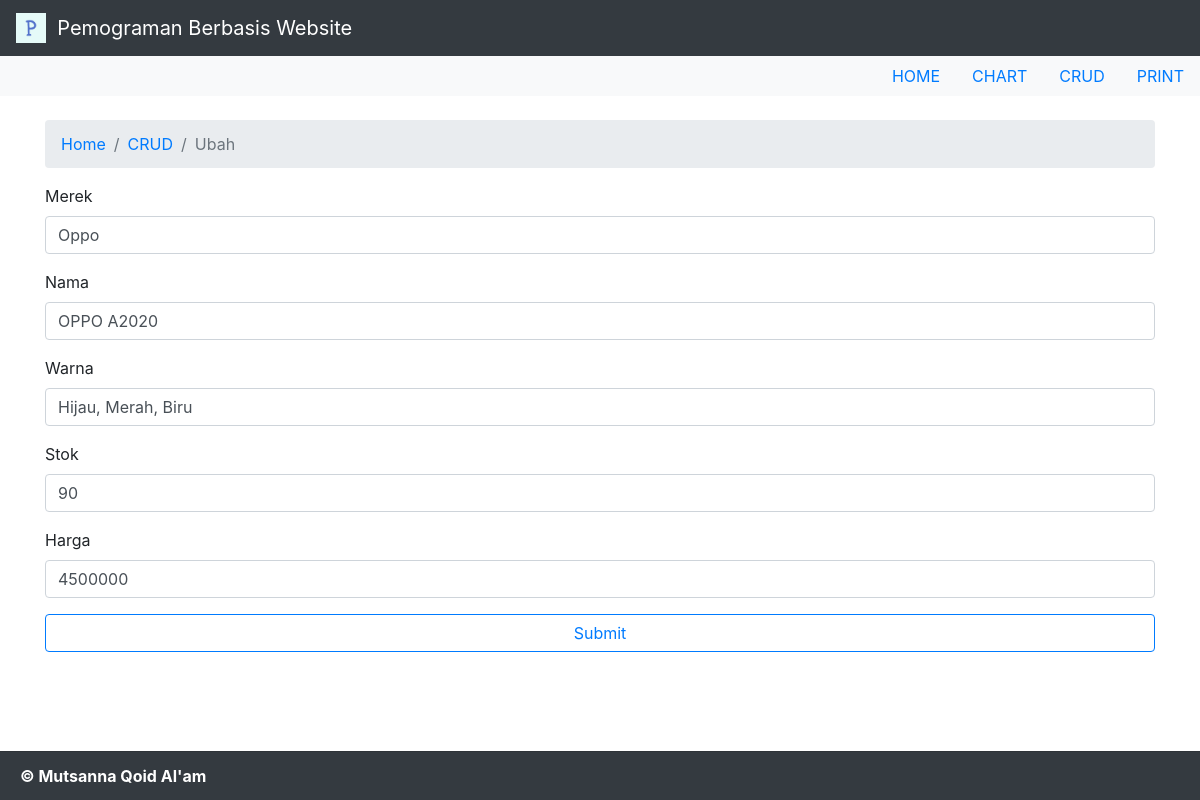
Screenshot of /page/ubah.php?id=3 (signed in) with the database file from the repository.
### tables this page shows
CREATE TABLE `data_hp` (
  `id_hp` int(5) NOT NULL,
  `merek` varchar(20) NOT NULL,
  `nama` varchar(20) NOT NULL,
  `warna` varchar(20) NOT NULL,
  `stok` int(11) NOT NULL,
  `harga` int(15) NOT NULL,
  `foto` blob NOT NULL
);

### page/ubah.php (the view, shortened to what this page needs)
<!DOCTYPE html>
<html>
    <head>
	    <link rel="stylesheet" href="https://stackpath.bootstrapcdn.com/bootstrap/4.4.1/css/bootstrap.min.css">
        <link href="https://stackpath.bootstrapcdn.com/font-awesome/4.7.0/css/font-awesome.min.css" rel="stylesheet">
    </head>
    <body>
    <?php
    $id = $_GET['id'];
    include '../config/config.php';
    $data = mysqli_query($koneksi,"SELECT * from data_hp where id_hp='$id'");
	while($data_hp = mysqli_fetch_array($data)){
    ?>
    <nav class="navbar navbar-dark bg-dark">
        <a class="navbar-brand" href="#">
        <img src="../img/p.png" width="30" height="30" class="d-inline-block align-top" alt="">
            &nbsp;Pemograman Berbasis Website
        </a>
    </nav>
    <ul class="nav justify-content-end bg-light">
        <li class="nav-item">
            <a class="nav-link" href="../index.php">HOME</a>
        </li>
        <li class="nav-item">
            <a class="nav-link" href="chart.php">CHART</a>
        </li>
        <li class="nav-item">
            <a class="nav-link" href="crud.php">CRUD</a>
        </li>
        <li class="nav-item">
            <a class="nav-link" href="cetak.php">PRINT</a>
        </li>
    </ul>
    <br>
    <div class="container">
    <nav aria-label="breadcrumb">
        <ol class="breadcrumb">
            <li class="breadcrumb-item"><a href="../index.php">Home</a></li>
            <li class="breadcrumb-item"><a href="crud.php">CRUD</a></li>
            <li class="breadcrumb-item active" aria-current="page">Ubah</li>
        </ol>
    </nav>
    <form method="post" action="../config/ubah_aksi.php">
        <div class="form-group">
            <label>Merek</label>
            <input class="form-control" name="merek" type="text" value="<?php echo $data_hp['merek']; ?>">
        </div>
        <div class="form-group">
            <label>Nama</label>
            <input class="form-control" name="nama" type="text" value="<?php echo $data_hp['nama']; ?>">
        </div>
        <div class="form-group">
            <label>Warna</label>
            <input class="form-control" name="warna" type="text" value="<?php echo $data_hp['warna']; ?>">
        </div>
        <div class="form-group">
            <label>Stok</label>
            <input class="form-control" name="stok" type="text" value="<?php echo $data_hp['stok']; ?>">
        </div>
        <div class="form-group">
            <label>Harga</label>
            <input class="form-control" name="harga" type="number" value="<?php echo $data_hp['harga']; ?>">
        </div>
        <button type="submit" class="btn btn-outline-primary btn-block">Submit</button>
    </form>
    <?php } ?>
    <br>
    <br>
    <br>
    <br>
    </div>
        <?php include('../content/footer.php');?>
    </body>
</html>

### rows the page displays
data_hp: merek "Oppo", nama "OPPO A2020", warna "Hijau, Merah, Biru", stok "90", harga "4500000"
